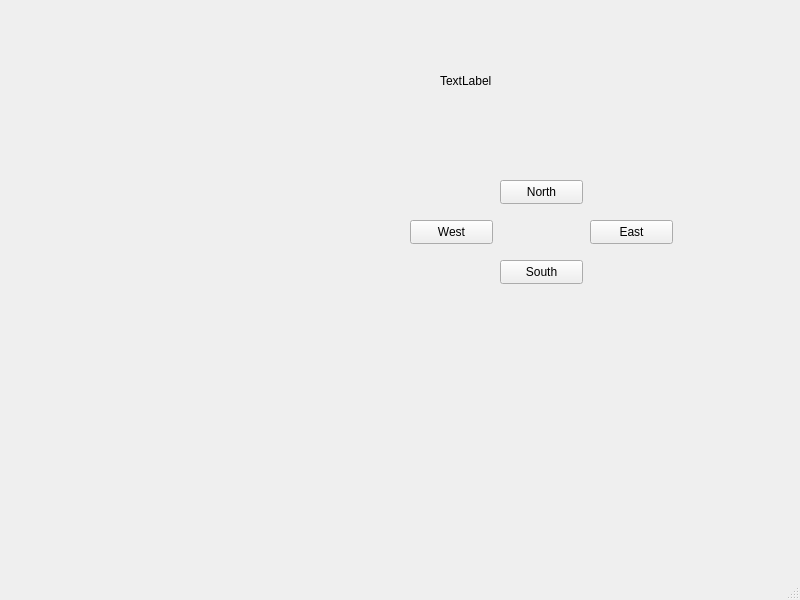
<?xml version="1.0" encoding="UTF-8"?>
<ui version="4.0">
 <class>MainWindow</class>
 <widget class="QMainWindow" name="MainWindow">
  <property name="geometry">
   <rect>
    <x>0</x>
    <y>0</y>
    <width>800</width>
    <height>600</height>
   </rect>
  </property>
  <property name="windowTitle">
   <string>MainWindow</string>
  </property>
  <widget class="QWidget" name="centralwidget">
   <widget class="QPushButton" name="pushButton">
    <property name="geometry">
     <rect>
      <x>500</x>
      <y>180</y>
      <width>83</width>
      <height>24</height>
     </rect>
    </property>
    <property name="text">
     <string>North</string>
    </property>
   </widget>
   <widget class="QPushButton" name="pushButton_2">
    <property name="geometry">
     <rect>
      <x>590</x>
      <y>220</y>
      <width>83</width>
      <height>24</height>
     </rect>
    </property>
    <property name="text">
     <string>East</string>
    </property>
   </widget>
   <widget class="QPushButton" name="pushButton_3">
    <property name="geometry">
     <rect>
      <x>410</x>
      <y>220</y>
      <width>83</width>
      <height>24</height>
     </rect>
    </property>
    <property name="text">
     <string>West</string>
    </property>
   </widget>
   <widget class="QPushButton" name="pushButton_4">
    <property name="geometry">
     <rect>
      <x>500</x>
      <y>260</y>
      <width>83</width>
      <height>24</height>
     </rect>
    </property>
    <property name="text">
     <string>South</string>
    </property>
   </widget>
   <widget class="QLabel" name="label">
    <property name="geometry">
     <rect>
      <x>440</x>
      <y>60</y>
      <width>231</width>
      <height>41</height>
     </rect>
    </property>
    <property name="text">
     <string>TextLabel</string>
    </property>
   </widget>
  </widget>
  <widget class="QMenuBar" name="menubar">
   <property name="geometry">
    <rect>
     <x>0</x>
     <y>0</y>
     <width>800</width>
     <height>21</height>
    </rect>
   </property>
  </widget>
  <widget class="QStatusBar" name="statusbar"/>
 </widget>
 <resources/>
 <connections/>
</ui>
